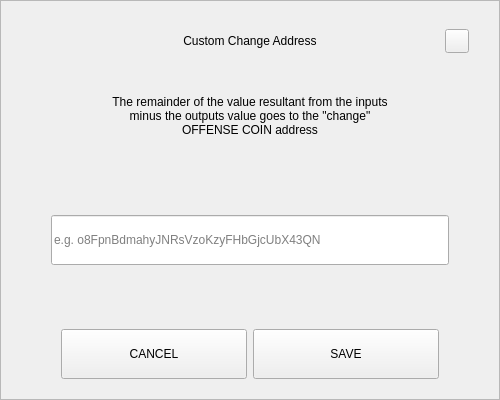
<?xml version="1.0" encoding="UTF-8"?>
<ui version="4.0">
 <class>SendChangeAddressDialog</class>
 <widget class="QDialog" name="SendChangeAddressDialog">
  <property name="geometry">
   <rect>
    <x>0</x>
    <y>0</y>
    <width>500</width>
    <height>400</height>
   </rect>
  </property>
  <property name="windowTitle">
   <string notr="true">N/A</string>
  </property>
  <layout class="QVBoxLayout" name="verticalLayout">
   <property name="spacing">
    <number>0</number>
   </property>
   <property name="leftMargin">
    <number>0</number>
   </property>
   <property name="topMargin">
    <number>0</number>
   </property>
   <property name="rightMargin">
    <number>0</number>
   </property>
   <property name="bottomMargin">
    <number>0</number>
   </property>
   <item>
    <widget class="QFrame" name="frame">
     <property name="styleSheet">
      <string notr="true"/>
     </property>
     <property name="frameShape">
      <enum>QFrame::StyledPanel</enum>
     </property>
     <property name="frameShadow">
      <enum>QFrame::Raised</enum>
     </property>
     <layout class="QVBoxLayout" name="verticalLayout_2" stretch="0,0,0,0,0,0,0">
      <property name="spacing">
       <number>0</number>
      </property>
      <property name="leftMargin">
       <number>30</number>
      </property>
      <property name="topMargin">
       <number>20</number>
      </property>
      <property name="rightMargin">
       <number>30</number>
      </property>
      <property name="bottomMargin">
       <number>20</number>
      </property>
      <item>
       <layout class="QHBoxLayout" name="horizontalLayout_3">
        <property name="spacing">
         <number>0</number>
        </property>
        <item>
         <spacer name="horizontalSpacer_2">
          <property name="orientation">
           <enum>Qt::Horizontal</enum>
          </property>
          <property name="sizeHint" stdset="0">
           <size>
            <width>40</width>
            <height>20</height>
           </size>
          </property>
         </spacer>
        </item>
        <item>
         <widget class="QLabel" name="labelTitle">
          <property name="minimumSize">
           <size>
            <width>0</width>
            <height>40</height>
           </size>
          </property>
          <property name="maximumSize">
           <size>
            <width>16777215</width>
            <height>40</height>
           </size>
          </property>
          <property name="styleSheet">
           <string notr="true">padding-left:24px;</string>
          </property>
          <property name="text">
           <string>Custom Change Address</string>
          </property>
          <property name="alignment">
           <set>Qt::AlignCenter</set>
          </property>
          <property name="margin">
           <number>7</number>
          </property>
         </widget>
        </item>
        <item>
         <spacer name="horizontalSpacer">
          <property name="orientation">
           <enum>Qt::Horizontal</enum>
          </property>
          <property name="sizeHint" stdset="0">
           <size>
            <width>40</width>
            <height>20</height>
           </size>
          </property>
         </spacer>
        </item>
        <item>
         <widget class="QPushButton" name="btnEsc">
          <property name="minimumSize">
           <size>
            <width>24</width>
            <height>24</height>
           </size>
          </property>
          <property name="maximumSize">
           <size>
            <width>24</width>
            <height>24</height>
           </size>
          </property>
          <property name="focusPolicy">
           <enum>Qt::NoFocus</enum>
          </property>
          <property name="text">
           <string/>
          </property>
         </widget>
        </item>
       </layout>
      </item>
      <item>
       <spacer name="verticalSpacer_2">
        <property name="orientation">
         <enum>Qt::Vertical</enum>
        </property>
        <property name="sizeType">
         <enum>QSizePolicy::Fixed</enum>
        </property>
        <property name="sizeHint" stdset="0">
         <size>
          <width>20</width>
          <height>20</height>
         </size>
        </property>
       </spacer>
      </item>
      <item alignment="Qt::AlignHCenter">
       <widget class="QLabel" name="labelMessage">
        <property name="minimumSize">
         <size>
          <width>0</width>
          <height>70</height>
         </size>
        </property>
        <property name="text">
         <string>The remainder of the value resultant from the inputs minus the outputs value goes to the &quot;change&quot; OFFENSE COIN address</string>
        </property>
        <property name="alignment">
         <set>Qt::AlignCenter</set>
        </property>
        <property name="wordWrap">
         <bool>true</bool>
        </property>
       </widget>
      </item>
      <item>
       <spacer name="verticalSpacer_3">
        <property name="orientation">
         <enum>Qt::Vertical</enum>
        </property>
        <property name="sizeHint" stdset="0">
         <size>
          <width>20</width>
          <height>40</height>
         </size>
        </property>
       </spacer>
      </item>
      <item>
       <layout class="QHBoxLayout" name="horizontalLayout_2">
        <property name="spacing">
         <number>0</number>
        </property>
        <property name="leftMargin">
         <number>20</number>
        </property>
        <property name="rightMargin">
         <number>20</number>
        </property>
        <item>
         <widget class="QLineEdit" name="lineEditAddress">
          <property name="minimumSize">
           <size>
            <width>0</width>
            <height>50</height>
           </size>
          </property>
          <property name="placeholderText">
           <string notr="true">e.g. o8FpnBdmahyJNRsVzoKzyFHbGjcUbX43QN</string>
          </property>
         </widget>
        </item>
       </layout>
      </item>
      <item>
       <spacer name="verticalSpacer">
        <property name="orientation">
         <enum>Qt::Vertical</enum>
        </property>
        <property name="sizeHint" stdset="0">
         <size>
          <width>20</width>
          <height>40</height>
         </size>
        </property>
       </spacer>
      </item>
      <item>
       <layout class="QHBoxLayout" name="horizontalLayout" stretch="2,2">
        <property name="spacing">
         <number>6</number>
        </property>
        <property name="leftMargin">
         <number>30</number>
        </property>
        <property name="rightMargin">
         <number>30</number>
        </property>
        <item>
         <widget class="QPushButton" name="btnCancel">
          <property name="minimumSize">
           <size>
            <width>180</width>
            <height>50</height>
           </size>
          </property>
          <property name="focusPolicy">
           <enum>Qt::NoFocus</enum>
          </property>
          <property name="text">
           <string>CANCEL</string>
          </property>
         </widget>
        </item>
        <item>
         <widget class="QPushButton" name="btnSave">
          <property name="minimumSize">
           <size>
            <width>180</width>
            <height>50</height>
           </size>
          </property>
          <property name="focusPolicy">
           <enum>Qt::NoFocus</enum>
          </property>
          <property name="text">
           <string>SAVE</string>
          </property>
         </widget>
        </item>
       </layout>
      </item>
     </layout>
    </widget>
   </item>
  </layout>
 </widget>
 <resources/>
 <connections/>
</ui>
